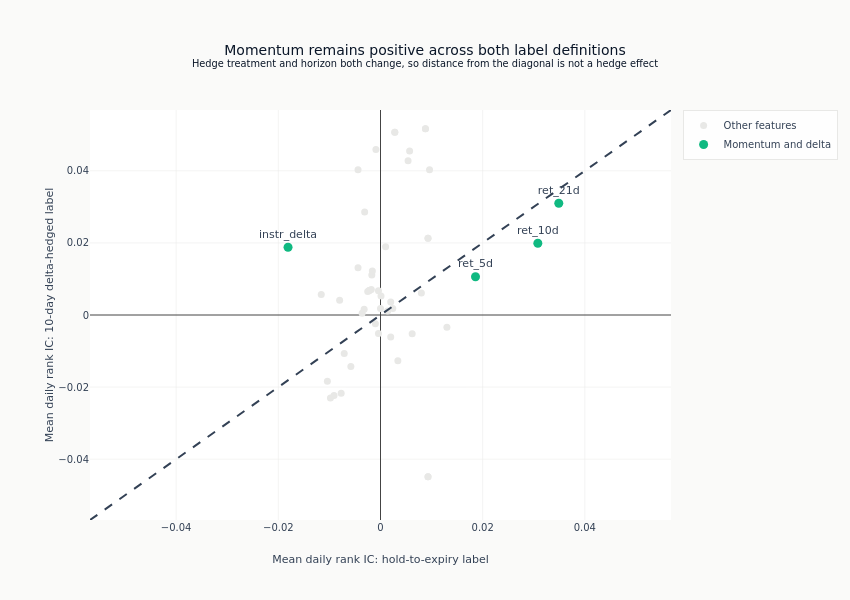

The code cell stored with this chart in its notebook:
### Markdown cell above
A common symmetric scale and 45-degree reference preserve the sign and
magnitude comparison without implying that the two horizons are equivalent.

### Code cell
if dh_rows:
    label_limit = float(max(dh_df["ic_unhedged"].abs().max(), dh_df["ic_hedged"].abs().max()) * 1.1)
    fig.add_trace(
        go.Scatter(
            x=[-label_limit, label_limit],
            y=[-label_limit, label_limit],
            mode="lines",
            line=dict(color=COLORS["neutral"], dash="dash"),
            showlegend=False,
        )
    )
    fig.update_layout(
        title={
            "text": (
                "Momentum remains positive across both label definitions"
                "<br><sup>Hedge treatment and horizon both change, so distance from the diagonal "
                "is not a hedge effect</sup>"
            )
        },
        template="ml4t",
        width=850,
        height=600,
        xaxis_title="Mean daily rank IC: hold-to-expiry label",
        yaxis_title="Mean daily rank IC: 10-day delta-hedged label",
        xaxis_range=[-label_limit, label_limit],
        yaxis_range=[-label_limit, label_limit],
        margin=dict(l=90, r=30, t=110, b=80),
    )
    fig.show()

### Figure 1 — Plotly figure (JSON) as saved in the notebook; plotly's stock layout.template omitted (floating-point values rounded to 4 significant figures)
{"data": [{"marker": {"color": "#e8e8e6", "size": 7}, "mode": "markers", "name": "Other features", "text": ["instr_ret_5d", "iv_mom_10d", "sv_vol", "rv_21d", "vrp_5d", "instr_rel_spread", "instr_dte", "dte_normalized", "spread_pctl", "rv_5d", "iv_rv_ratio", "iv_rv_ratio_pctl", "vrp_mom_10d", "ret_1d", "rv_10d", "rv_63d", "instr_ret_1d", "rv_42d", "vrp_10d", "sv_vrp", "vrp_63d", "garch_vrp", "vrp_mom_5d", "theta_vega_ratio", "iv_skew_atm", "vrp_zscore_252", "vrp_21d", "vrp_21d_pctl", "call_iv", "instr_theta", "iv_atm", "iv_atm_pctl", "abs_net_delta", "instr_gamma", "put_iv", "iv_atm_z_63", "iv_mom_5d", "instr_cost_mom_5d", "iv_mom_21d", "garch_cond_vol", "vrp_42d", "instr_vega", "volume_zscore", "iv_atm_z_252", "instr_pct_of_S"], "type": "scatter", "x": [0.013, -0.0116, -0.0104, -0.0098, 0.0096, 0.0093, 0.0093, 0.0093, 0.0093, -0.0091, 0.0088, 0.0088, -0.008, 0.008, -0.0077, -0.0071, 0.0062, -0.0058, 0.0057, 0.0054, -0.0044, -0.0044, -0.0036, 0.0034, -0.0032, -0.0031, 0.0028, 0.0028, -0.0025, 0.0024, -0.0022, -0.0022, 0.002, 0.002, -0.0018, -0.0017, -0.0016, 0.0014, 0.001, -0.001, -0.0009, -0.0004, -0.0004, 0.0001, -0.0], "y": [-0.0034, 0.0057, -0.0184, -0.023, 0.0403, 0.0213, -0.0449, -0.0449, 0.0213, -0.0223, 0.0517, 0.0517, 0.0041, 0.0061, -0.0217, -0.0107, -0.0052, -0.0143, 0.0455, 0.0428, 0.0403, 0.0131, 0.0005, -0.0127, 0.0016, 0.0286, 0.0507, 0.0507, 0.0065, 0.0018, 0.0068, 0.0068, -0.0061, 0.0036, 0.0071, 0.0111, 0.0122, 0.0011, 0.0189, -0.0024, 0.0459, -0.0051, 0.0067, 0.0053, 0.0018]}, {"marker": {"color": "#10b981", "size": 9}, "mode": "markers+text", "name": "Momentum and delta", "text": ["ret_21d", "ret_10d", "ret_5d", "instr_delta"], "textposition": "top center", "type": "scatter", "x": [0.0349, 0.0308, 0.0186, -0.0181], "y": [0.031, 0.0199, 0.0106, 0.0188]}, {"line": {"color": "#334155", "dash": "dash"}, "mode": "lines", "showlegend": false, "type": "scatter", "x": [-0.05687, 0.05687], "y": [-0.05687, 0.05687]}], "layout": {"height": 600, "margin": {"b": 80, "l": 90, "r": 30, "t": 110}, "title": {"text": "Momentum remains positive across both label definitions<br><sup>Hedge treatment and horizon both change, so distance from the diagonal is not a hedge effect</sup>"}, "width": 850, "xaxis": {"range": [-0.05687, 0.05687], "title": {"text": "Mean daily rank IC: hold-to-expiry label"}}, "yaxis": {"range": [-0.05687, 0.05687], "title": {"text": "Mean daily rank IC: 10-day delta-hedged label"}}}}
